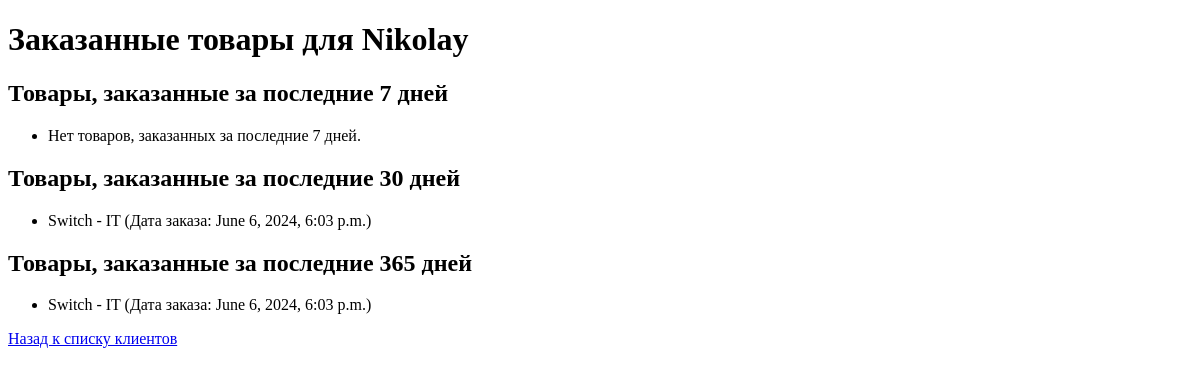
Page /myapp/clients/1/ordered-products/ on the earlier database version.
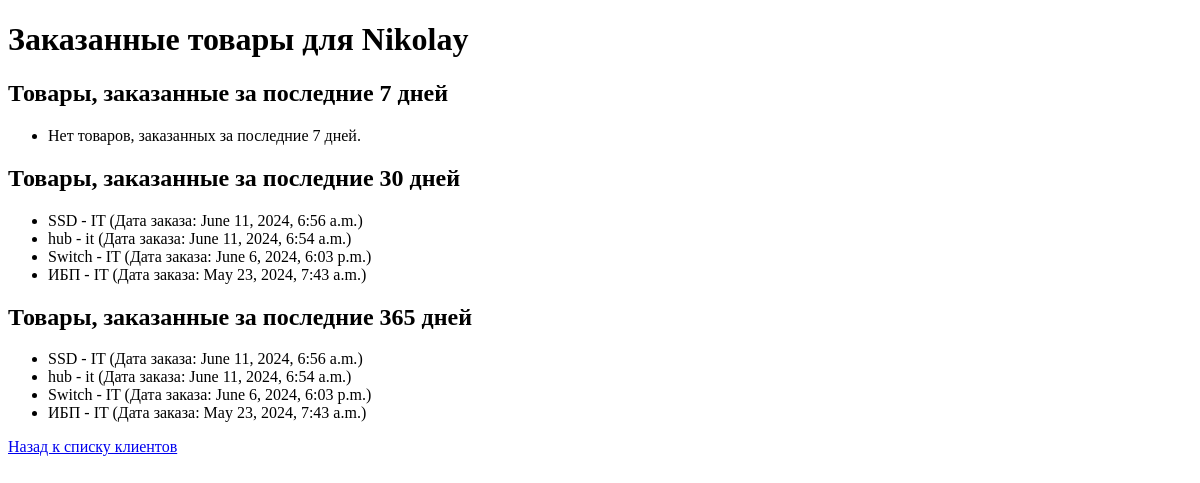
Same page on the later database version.
### myapp/models.py (models this page shows, shortened)
class Product(models.Model):
    name = models.CharField(max_length=255, verbose_name='Название товара')
    description = models.TextField(verbose_name='Описание товара')
    price = models.DecimalField(max_digits=10, decimal_places=2, verbose_name='Цена товара')
    quantity = models.PositiveIntegerField(verbose_name='Количество товара')
    date_added = models.DateTimeField(default=timezone.now, verbose_name='Дата добавления товара')
    photo = models.ImageField(upload_to='product_photos/', blank=True, null=True, verbose_name='Фотография товара')

class Order(models.Model):
    client = models.ForeignKey(Client, on_delete=models.CASCADE, related_name='orders', verbose_name='Клиент')
    products = models.ManyToManyField(Product, related_name='orders', verbose_name='Товары')
    total_amount = models.DecimalField(max_digits=10, decimal_places=2, verbose_name='Общая сумма заказа')
    order_date = models.DateTimeField(default=timezone.now, verbose_name='Дата оформления заказа')

### myapp/views.py (the view)
# urls.py: path('clients/<int:client_id>/ordered-products/', views.client_ordered_products, name='client_ordered_products'),
def client_ordered_products(request, client_id):
    client = get_object_or_404(Client, id=client_id)
    now = timezone.now()
    last_7_days = now - timedelta(days=7)
    last_30_days = now - timedelta(days=30)
    last_365_days = now - timedelta(days=365)
    orders_last_7_days = Order.objects.filter(client=client, order_date__gte=last_7_days).order_by('-order_date')
    orders_last_30_days = Order.objects.filter(client=client, order_date__gte=last_30_days).order_by('-order_date')
    orders_last_365_days = Order.objects.filter(client=client, order_date__gte=last_365_days).order_by('-order_date')
    products_last_7_days = {}
    products_last_30_days = {}
    products_last_365_days = {}
    for order in orders_last_7_days:
        for product in order.products.all():
            products_last_7_days[product] = order.order_date
    for order in orders_last_30_days:
        for product in order.products.all():
            products_last_30_days[product] = order.order_date
    for order in orders_last_365_days:
        for product in order.products.all():
            products_last_365_days[product] = order.order_date
    context = {
        'client': client,
        'products_last_7_days': sorted(products_last_7_days.items(), key=lambda x: x[1], reverse=True),
        'products_last_30_days': sorted(products_last_30_days.items(), key=lambda x: x[1], reverse=True),
        'products_last_365_days': sorted(products_last_365_days.items(), key=lambda x: x[1], reverse=True),
    }
    return render(request, 'myapp/client_ordered_products.html', context)

### myapp/templates/myapp/client_ordered_products.html (shortened to what this page needs)
<!DOCTYPE html>
<html>
<head>
</head>
<body>
    <h1>Заказанные товары для {{ client.name }}</h1>
    <h2>Товары, заказанные за последние 7 дней</h2>
    <ul>
        {% for product, order_date in products_last_7_days %}
            <li>{{ product.name }} - {{ product.description }} (Дата заказа: {{ order_date }})</li>
        {% empty %}
            <li>Нет товаров, заказанных за последние 7 дней.</li>
        {% endfor %}
    </ul>
    <h2>Товары, заказанные за последние 30 дней</h2>
    <ul>
        {% for product, order_date in products_last_30_days %}
            <li>{{ product.name }} - {{ product.description }} (Дата заказа: {{ order_date }})</li>
        {% empty %}
            <li>Нет товаров, заказанных за последние 30 дней.</li>
        {% endfor %}
    </ul>
    <h2>Товары, заказанные за последние 365 дней</h2>
    <ul>
        {% for product, order_date in products_last_365_days %}
            <li>{{ product.name }} - {{ product.description }} (Дата заказа: {{ order_date }})</li>
        {% empty %}
            <li>Нет товаров, заказанных за последние 365 дней.</li>
        {% endfor %}
    </ul>
    <a href="{% url 'client_list' %}">Назад к списку клиентов</a>
</body>
</html>

Differences in the rows shown:
added Product: name "SSD", description "IT", order_date "June 11, 2024, 6:56 a.m."
now on this page (row unchanged): Product: name "hub", description "it", order_date "June 11, 2024, 6:54 a.m."
added Product: name "ИБП", description "IT", order_date "May 23, 2024, 7:43 a.m."
